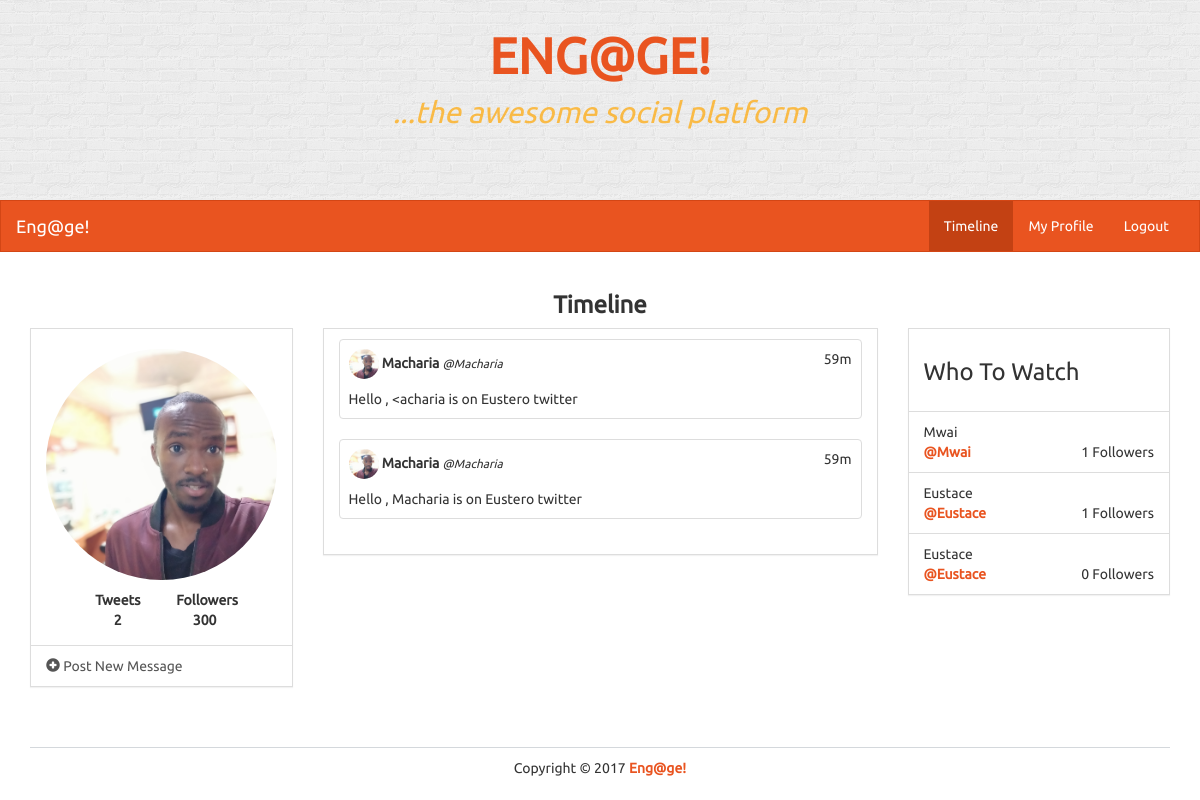
/timeline/Macharia, run on the app's committed database.
### models.py (models this page shows)
class User(UserMixin, db.Model):
    id = db.Column(db.Integer, primary_key=True)
    name = db.Column(db.String(100))
    username = db.Column(db.String(30))
    image = db.Column(db.String(100))
    password = db.Column(db.String(50))
    join_date = db.Column(db.DateTime)
    tweets = db.relationship('Tweet', backref='user', lazy='dynamic')
    following = db.relationship('User', secondary=followers,
        primaryjoin=(followers.c.follower_id == id),
        secondaryjoin=(followers.c.followee_id == id),
        backref=db.backref('followers', lazy='dynamic'), lazy='dynamic')
    followed_by = db.relationship('User',  secondary=followers,
        primaryjoin=(followers.c.followee_id == id),
        secondaryjoin=(followers.c.follower_id == id),
        backref=db.backref('followees', lazy='dynamic'), lazy='dynamic')

class Tweet(db.Model):
    id = db.Column(db.Integer, primary_key=True)
    user_id = db.Column(db.Integer, db.ForeignKey('user.id'))
    text = db.Column(db.String(140))
    date_created = db.Column(db.DateTime)

### views.py (the view)
@app.route('/timeline', defaults={'username': None})
@app.route('/timeline/<username>')
def timeline(username):
    form = TweetForm()
    if username:
        user = User.query.filter_by(username=username).first()
        if not user:
            abort(404)
        tweets = Tweet.query.filter_by(user=user).order_by(Tweet.date_created.desc()).all()
        total_tweets = len(tweets)
    else:
        user = current_user
        tweets = Tweet.query.join(followers, (followers.c.followee_id == Tweet.user_id)).filter(
            followers.c.follower_id == current_user.id).order_by(Tweet.date_created.desc()).all()
        total_tweets = Tweet.query.filter_by(user=user).order_by(Tweet.date_created.desc()).count()
    current_time = datetime.now()
    who_to_watch = User.query.filter(User.id != user.id).order_by(db.func.random()).limit(4).all()
    return render_template('timeline.html', form=form, tweets=tweets, current_time=current_time, current_user=user,
                           total_tweets=total_tweets, who_to_watch=who_to_watch)

### app.py (called while the page is built)
@app.template_filter('time_since')
def time_since(delta):
    seconds = delta.total_seconds()
    days, seconds = divmod(seconds, 86400)
    hours, seconds = divmod(seconds, 3600)
    minutes, seconds = divmod(seconds, 60)
    if days > 0:
        return '%dd' % (days)
    elif hours > 0:
        return '%dh' % (hours)
    elif minutes > 0:
        return '%dm' % (minutes)
    else:
        return 'Just now'

### templates/timeline.html (shortened to what this page needs)
<!DOCTYPE html>
<html lang="en">
	<head>
		<link rel="stylesheet" href="{{ url_for('static', filename='bs/css/united.min.css') }}">
		<link rel="stylesheet" href="{{ url_for('static', filename='css/styles.css') }}">
	</head>
	<body>
		<div class="container-fluid">
			<div class="row" id="banner">
				<div class="title col-lg-12">
					<p class="title">
						<a href="./">ENG@GE!</a>
					</p>
					<p class="subtitle">...the awesome social platform</p>
				</div>
			</div>
		</div>
		<nav class="navbar navbar-default" role="navigation">
			<div class="container-fluid">
				<div class="navbar-header">
					<a class="navbar-brand" href="./">Eng@ge!</a>
				</div>
				<div class="collapse navbar-collapse navbar-ex1-collapse">
					<ul class="nav navbar-nav navbar-right">
						<li class="active"><a href="{{ url_for('timeline') }}">Timeline</a></li>
						<li class=""><a href="{{ url_for('profile') }}">My Profile</a></li>
						<li class=""><a href="">Logout</a></li>
					</ul>
				</div>
			</div>
		</nav>
		<div class="container">
			<div class="row">
				<div class="col-lg-12">
					<h3 class="text-center bold">Timeline</h3>
				</div>
				<div class="col-lg-3">
					<div class="panel panel-default">
						<div class="panel-body">
							<div class="row pad">
								<div class="col-lg-12">
									<img src="{{ current_user.image }}" class="img-responsive img-circle center-block" alt="Image" />
								</div>
							</div>
							<div class="row pad">
								<div class="col-lg-4 col-lg-offset-2 text-center">
									<strong>
										Tweets <br />
										{{ total_tweets }}
									</strong>
								</div>
								<div class="col-lg-4 text-center">
									<strong>
										Followers <br />
										300
									</strong>
								</div>
							</div>
						</div>
						<ul class="list-group">
							<a class="list-group-item" data-toggle="modal" href="#newPost" data-backdrop="static" data-keboard="false">
								<i class="glyphicon glyphicon-plus-sign"></i> Post New Message
							</a>
						</ul>
					</div>
				</div>
				<div class="col-lg-6">
					<div class="panel panel-default">
						<div class="panel-body">
							{% for tweet in tweets %}
								<div class="row">
									<div class="col-xs-12 col-sm-12 col-md-12 col-lg-12">
										<div class="thumbnail">
											<div class="caption">
												<div class="row">
													<div class="col-lg-10">
														<img src="{{ tweet.user.image }}" style="width: 30px; height: 30px;" class="img-circle">
														<strong>{{ tweet.user.name }}</strong>
														<small><em>@{{ tweet.user.username }}</em></small>
													</div>
													<div class="col-lg-2 text-right">
														{{ (current_time - tweet.date_created)|time_since }}
													</div>
												</div>
												<div class="row pad">
													<div class="col-lg-12">
														{{ tweet.text }}
													</div>
												</div>
											</div>
										</div>
									</div>
								</div>
							{% endfor %}
						</div>
					</div>
				</div>
				<div class="col-lg-3">
					<div class="panel panel-default">
						<div class="panel-body">
							<h3>Who To Watch</h3>
						</div>
						<ul class="list-group">
							{% for user in who_to_watch %}
								<li class="list-group-item">
									{{ user.name }}
									<div>
										<strong><a href="{{ url_for('profile', username=user.username) }}">@{{ user.username }}</a></strong>
										<span class="pull-right">
											{{ user.followed_by.all()|length }} Followers
										</span>
									</div>
								</li>
						    {% endfor %}
						</ul>
					</div>
				</div>
			</div>
			<footer>
				<div class="row pad">
					<div class="col-lg-12 text-center">
						Copyright &copy; 2017 <strong> <a href="./">Eng@ge!</a></strong>
					</div>
				</div>
			</footer>
		</div>
	</body>
</html>

### static/css/styles.css (style rules this page uses)
body { font-family: Ubuntu, verdana, georgia, serif, sans-serif; }
a, a:hover, a:active, a:focus, a:visited { text-decoration: none; }
.bold { font-weight: bolder !important; }
div.panel, .btn, .navbar { border-radius: 0; }
footer { margin-top: 40px; margin-bottom: 20px; }
.pad { margin-top: 10px !important; }
div.panel-body { padding-top: 10px; }
body > nav { border-radius: 0 !important; }
div.thumbnail { padding: 0; }
footer { border-top: 1px solid rgba(44, 62, 80, .2); }
#banner { height: 200px; background-color: #EDEDED; background: url('./img/brick-wall.png'); text-align: center; padding: 10px; padding-top: 20px; }
#banner > div.title > p.title { font-size: 50px; font-weight: bold; margin-bottom: 0; color: rgba(255, 165, 0, .9); }
#banner > div.title > p.subtitle { font-size: 30px; font-weight: 400; font-style: italic; color: rgba(255, 165, 0, .7) }

### data on the page
User: image (picture)
Tweet: user.image (picture), user.name "Macharia", user.username "Macharia", (current_time-tweet.date_created)|time_since "59m", text "Hello , <acharia is on Eustero twitter"
Tweet: user.image (picture), user.name "Macharia", user.username "Macharia", (current_time-tweet.date_created)|time_since "59m", text "Hello , Macharia is on Eustero twitter"
User: name "Mwai", username "Mwai", followed_by.all|length "1"
User: name "Eustace", username "Eustace", followed_by.all|length "1"
User: name "Eustace", username "Eustace", followed_by.all|length "0"

### other printed values
{{ total_tweets }} "2"
